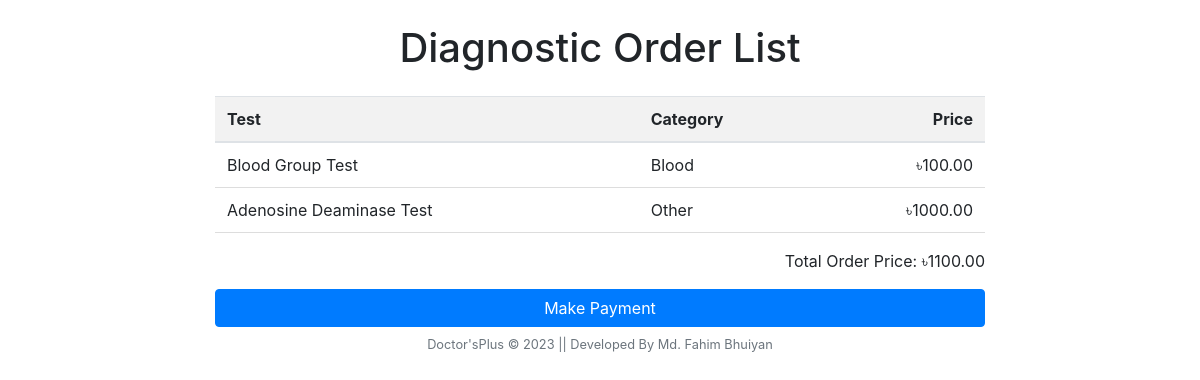
Page /patient/diagnostics/order/success on the committed database.
### adminView/models.py (models this page shows, shortened)
class Diagnostic(models.Model):
    CATEGORY_CHOICES = (
        ('Blood', 'Blood'),
        ('Urine', 'Urine'),
        ('Other', 'Other'),
    )
    test_name = models.CharField(max_length=50)
    price = models.DecimalField(max_digits=8, decimal_places=2)
    category = models.CharField(max_length=50, choices=CATEGORY_CHOICES)
    description = models.TextField(max_length=200)

### patient/models.py (models this page shows, shortened)
class DiagnosticOrder(models.Model):
    GENDER_CHOICES = (
        ('Male', 'Male'),
        ('Female', 'Female'),
        ('Other', 'Other'),
    )
    patient = models.ForeignKey(User, on_delete=models.CASCADE)
    patient_name = models.CharField(max_length=20, null=True)
    patient_age = models.IntegerField(null=True)
    patient_mobile = models.CharField(max_length=20, null=True)
    patient_email = models.EmailField(null=True)
    patient_gender = models.CharField(max_length=6, choices=GENDER_CHOICES, null=True)
    doctor = models.ForeignKey(Doctor, on_delete=models.CASCADE)
    Address = models.CharField(max_length=250)
    additional_tests = models.ManyToManyField(Diagnostic, related_name='additional_orders')
    payment_amount = models.DecimalField(max_digits=8, decimal_places=2)
    payment_status = models.BooleanField(default=True)

### patient/views.py (the view)
# urls.py: path('diagnostics/order/success', views.diagnostic_order_success_view, name='diagnostic-order-success'),
def diagnostic_order_success_view(request):
    order = DiagnosticOrder.objects.last()  # Get the most recent order
    payment_amount = order.payment_amount if order else 0  # Retrieve the payment_amount or set it to 0 if order is not found
    ordered_tests = order.additional_tests.all() if order else []  # Retrieve the ordered tests or set it to an empty list if order is not found
    context = {
        'payment_amount': payment_amount,
        'ordered_tests': ordered_tests,
    }
    return render(request, 'diagnostics/order_success.html', context)

### Templates/diagnostics/order_success.html (shortened to what this page needs)
{% load static %}
<html lang="en">
<head>
  <link rel="stylesheet" href="https://maxcdn.bootstrapcdn.com/bootstrap/4.5.2/css/bootstrap.min.css">
</head>
<body>
  <div class="container">
    <h1 class="mt-4 mb-4 text-center">Diagnostic Order List</h1>
    <table class="table">
      <thead>
        <tr>
          <th>Test</th>
          <th>Category</th>
          <th class="text-right">Price</th>
        </tr>
      </thead>
      <tbody>
        {% for test in ordered_tests %}
        <tr>
          <td>{{ test.test_name }}</td>
          <td>{{ test.category }}</td>
          <td class="text-right">৳{{ test.price }}</td>
        </tr>
        {% endfor %}
      </tbody>
    </table>
    <p class="text-align-right">Total Order Price: ৳{{ payment_amount }}</p>
    <a class="btn btn-primary d-block mx-auto" href="{% url 'process-payment-dia' %}">Make Payment</a>
  </div>
  {% include "Home/footer.html" %}
</body>
</html>

### Templates/diagnostics/order_success.html (style rules this page uses)
table { border-collapse: collapse; width: 100%; }
th, td { padding: 8px; text-align: left; border-bottom: 1px solid #ddd; }
th { background-color: #f2f2f2; }
.text-right { text-align: right; }
.container { max-width: 800px; margin: 0 auto; }
.mt-4 { margin-top: 20px; }
.mb-4 { margin-bottom: 20px; }
.text-align-right { text-align: right; }

### rows in the picture
Diagnostic: test_name "Blood Group Test", category "Blood", price "100.00"
Diagnostic: test_name "Adenosine Deaminase Test", category "Other", price "1000.00"
DiagnosticOrder: payment_amount "1100.00"
